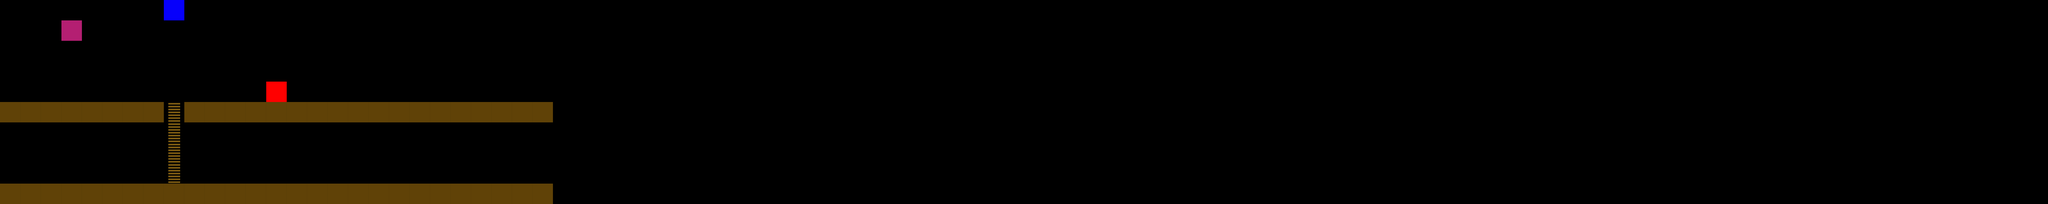

This game map was drawn from its Tiled (.tmx) file and the tilesets committed beside it. A one-line description and the full map source follow:
An orthogonal 100x10 tile map with 64x64 px tiles, 1 tile layer (Tile Layer 1).

<map version="1.2" tiledversion="1.3.1" orientation="orthogonal" renderorder="right-down" compressionlevel="0" width="100" height="10" tilewidth="64" tileheight="64" infinite="0" nextlayerid="2" nextobjectid="1">
 <tileset firstgid="1" name="Tiles" tilewidth="64" tileheight="64" tilecount="5" columns="5">
  <image source="Tiles.png" width="320" height="64" />
 </tileset>
 <layer id="1" name="Tile Layer 1" width="100" height="10">
  <data encoding="csv">
0,0,0,0,0,0,0,0,5,0,0,0,0,0,0,0,0,0,0,0,0,0,0,0,0,0,0,0,0,0,0,0,0,0,0,0,0,0,0,0,0,0,0,0,0,0,0,0,0,0,0,0,0,0,0,0,0,0,0,0,0,0,0,0,0,0,0,0,0,0,0,0,0,0,0,0,0,0,0,0,0,0,0,0,0,0,0,0,0,0,0,0,0,0,0,0,0,0,0,0,
0,0,0,3,0,0,0,0,0,0,0,0,0,0,0,0,0,0,0,0,0,0,0,0,0,0,0,0,0,0,0,0,0,0,0,0,0,0,0,0,0,0,0,0,0,0,0,0,0,0,0,0,0,0,0,0,0,0,0,0,0,0,0,0,0,0,0,0,0,0,0,0,0,0,0,0,0,0,0,0,0,0,0,0,0,0,0,0,0,0,0,0,0,0,0,0,0,0,0,0,
0,0,0,0,0,0,0,0,0,0,0,0,0,0,0,0,0,0,0,0,0,0,0,0,0,0,0,0,0,0,0,0,0,0,0,0,0,0,0,0,0,0,0,0,0,0,0,0,0,0,0,0,0,0,0,0,0,0,0,0,0,0,0,0,0,0,0,0,0,0,0,0,0,0,0,0,0,0,0,0,0,0,0,0,0,0,0,0,0,0,0,0,0,0,0,0,0,0,0,0,
0,0,0,0,0,0,0,0,0,0,0,0,0,0,0,0,0,0,0,0,0,0,0,0,0,0,0,0,0,0,0,0,0,0,0,0,0,0,0,0,0,0,0,0,0,0,0,0,0,0,0,0,0,0,0,0,0,0,0,0,0,0,0,0,0,0,0,0,0,0,0,0,0,0,0,0,0,0,0,0,0,0,0,0,0,0,0,0,0,0,0,0,0,0,0,0,0,0,0,0,
0,0,0,0,0,0,0,0,0,0,0,0,0,4,0,0,0,0,0,0,0,0,0,0,0,0,0,0,0,0,0,0,0,0,0,0,0,0,0,0,0,0,0,0,0,0,0,0,0,0,0,0,0,0,0,0,0,0,0,0,0,0,0,0,0,0,0,0,0,0,0,0,0,0,0,0,0,0,0,0,0,0,0,0,0,0,0,0,0,0,0,0,0,0,0,0,0,0,0,0,
1,1,1,1,1,1,1,1,2,1,1,1,1,1,1,1,1,1,1,1,1,1,1,1,1,1,1,0,0,0,0,0,0,0,0,0,0,0,0,0,0,0,0,0,0,0,0,0,0,0,0,0,0,0,0,0,0,0,0,0,0,0,0,0,0,0,0,0,0,0,0,0,0,0,0,0,0,0,0,0,0,0,0,0,0,0,0,0,0,0,0,0,0,0,0,0,0,0,0,0,
0,0,0,0,0,0,0,0,2,0,0,0,0,0,0,0,0,0,0,0,0,0,0,0,0,0,0,0,0,0,0,0,0,0,0,0,0,0,0,0,0,0,0,0,0,0,0,0,0,0,0,0,0,0,0,0,0,0,0,0,0,0,0,0,0,0,0,0,0,0,0,0,0,0,0,0,0,0,0,0,0,0,0,0,0,0,0,0,0,0,0,0,0,0,0,0,0,0,0,0,
0,0,0,0,0,0,0,0,2,0,0,0,0,0,0,0,0,0,0,0,0,0,0,0,0,0,0,0,0,0,0,0,0,0,0,0,0,0,0,0,0,0,0,0,0,0,0,0,0,0,0,0,0,0,0,0,0,0,0,0,0,0,0,0,0,0,0,0,0,0,0,0,0,0,0,0,0,0,0,0,0,0,0,0,0,0,0,0,0,0,0,0,0,0,0,0,0,0,0,0,
0,0,0,0,0,0,0,0,2,0,0,0,0,0,0,0,0,0,0,0,0,0,0,0,0,0,0,0,0,0,0,0,0,0,0,0,0,0,0,0,0,0,0,0,0,0,0,0,0,0,0,0,0,0,0,0,0,0,0,0,0,0,0,0,0,0,0,0,0,0,0,0,0,0,0,0,0,0,0,0,0,0,0,0,0,0,0,0,0,0,0,0,0,0,0,0,0,0,0,0,
1,1,1,1,1,1,1,1,1,1,1,1,1,1,1,1,1,1,1,1,1,1,1,1,1,1,1,0,0,0,0,0,0,0,0,0,0,0,0,0,0,0,0,0,0,0,0,0,0,0,0,0,0,0,0,0,0,0,0,0,0,0,0,0,0,0,0,0,0,0,0,0,0,0,0,0,0,0,0,0,0,0,0,0,0,0,0,0,0,0,0,0,0,0,0,0,0,0,0,0
</data>
 </layer>
</map>
